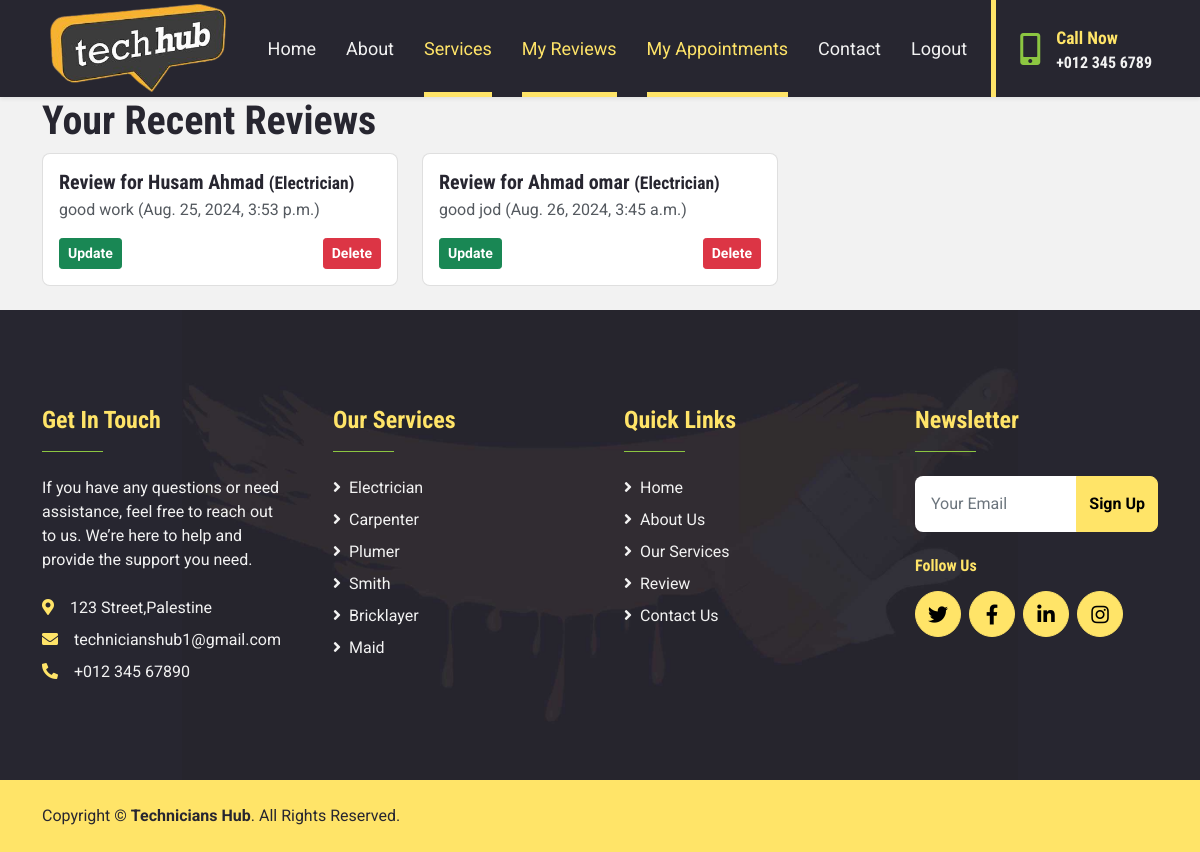
Page /recent_reviews (signed in) on the committed database.
### Technicians_app/models.py (models this page shows, shortened)
class Review(models.Model):
    technician = models.ForeignKey(Technician, related_name= "technician_reviews",  on_delete=models.CASCADE, default=1)
    user = models.ForeignKey(User, related_name= "user_reviews", on_delete=models.CASCADE, default=1)
    content = models.TextField()
    created_at = models.DateTimeField(auto_now_add=True)
    updated_at = models.DateTimeField(auto_now=True)

class Technician(models.Model):
    first_name = models.CharField(max_length=45)
    last_name = models.CharField(max_length=45)
    bio = models.TextField()
    phone_number = models.CharField(max_length=25)
    city = models.CharField(max_length=45)
    age = models.IntegerField()
    image = models.ImageField(upload_to='image/')
    created_at = models.DateField(auto_now_add=True)
    updated_at = models.DateField(auto_now=True)
    users = models.ManyToManyField(User, related_name="technicians",blank=True)
    role=models.ForeignKey(Role,related_name="technicians",on_delete=models.CASCADE , default=1)

class Role(models.Model):
    name = models.CharField(max_length=60)
    created_at = models.DateField(auto_now_add=True)
    updated_at = models.DateField(auto_now=True)

### Technicians_app/views.py (the view)
# urls.py: path('recent_reviews', views.recent_reviews, name='recent_reviews'),
def recent_reviews(request):
    if 'id' in request.session:
        user_id = request.session['id']
        user = models.get_user(user_id)
        user_reviews = models.get_reviews_by_user(user_id)
        return render(request, 'recent_reviews.html', {'user': user, 'user_reviews': user_reviews})
    else:
        return redirect('login')

### Technicians_app/models.py (called while the page is built)
def get_user(user_id):
    user = User.objects.get(id=user_id)
    return user

def get_reviews_by_user(user_id):
    return Review.objects.filter(id=user_id)

### Technicians_app/templates/recent_reviews.html (shortened to what this page needs)
<!DOCTYPE html>
<html lang="en">
<head>
    {% load static%}
    <link href="https://cdnjs.cloudflare.com/ajax/libs/font-awesome/5.15.0/css/all.min.css" rel="stylesheet">
    <link href="https://cdn.jsdelivr.net/npm/bootstrap-icons@1.4.1/font/bootstrap-icons.css" rel="stylesheet">
    <link href="lib/owlcarousel/assets/owl.carousel.min.css" rel="stylesheet">
    <link href="{% static 'css/bootstrap.min.css'%}" rel="stylesheet">
    <link href="{% static 'css/services.css'%}" rel="stylesheet">
</head>
<body class="bg-light">
    <nav class="navbar navbar-expand-lg bg-dark navbar-dark shadow-sm px-5 py-3 py-lg-0">
        <a href="/" class="Header-branding" data-nc-element="branding" data-content-field="site-title">
            <img src="{% static 'image/logo2.PNG' %}" alt="One &amp; Done Remodeling" sizes="200px"
                class="Header-branding-logo" style="display:block; width:180px; height:auto;" loading="lazy"
                decoding="async" data-loader="sqs">
        </a>
        <div class="collapse navbar-collapse" id="navbarCollapse">
            <div class="navbar-nav ms-auto py-0 pe-4 border-end border-5 border-primary">
                <a href="/" class="nav-item nav-link">Home</a>
                <a href="/about_us" class="nav-item nav-link">About</a>
                <a href="/services" class="nav-item nav-link active">Services</a>
                <a href="{% url 'recent_reviews' %}" class="nav-item nav-link active">My Reviews</a>
                <a href="/recent_appointments" class="nav-item nav-link active">My Appointments</a>
                <a href="/contact" class="nav-item nav-link">Contact</a>
                <a href="{% url 'logout_user' %}" class="nav-item nav-link">Logout</a>
            </div>
            <div class="d-none d-lg-flex align-items-center ps-4">
                <i class="fa fa-2x fa-mobile-alt text-secondary me-3"></i>
                <div>
                    <h5 class="text-primary mb-1"><small>Call Now</small></h5>
                    <h6 class="text-light m-0">+012 345 6789</h6>
                </div>
            </div>
        </div>
    </nav>
    <div class="container">
        <h1>Your Recent Reviews</h1>
        <div class="row">
            {% for review in user.user_reviews.all %}
                <div class="col-md-4">
                    <div class="card mb-4">
                        <div class="card-body">
                            <h5 class="card-title">Review for {{ review.technician.first_name }} {{ review.technician.last_name }} <small>({{ review.technician.role.name }})</small></h5>
                            <p class="card-text">{{ review.content }} ({{ review.updated_at }})</p>
                            <div class="d-flex justify-content-between">
                                <a href="{% url 'update_review' review.id %}" class="btn btn-success btn-sm">Update</a>
                                <a href="{% url 'confirm_delete_review' review.id %}" class="btn btn-danger btn-sm">Delete</a>
                            </div>
                        </div>
                    </div>
                </div>
            {% endfor %}
        </div>
    </div>
    <div class="container-fluid bg-dark bg-footer text-light py-5">
        <div class="container py-5">
            <div class="row g-5">
                <div class="col-lg-3 col-md-6">
                    <h4 class="text-primary">Get In Touch</h4>
                    <hr class="w-25 text-secondary mb-4" style="opacity: 1;">
                    <p class="mb-4">If you have any questions or need assistance, feel free to reach out to us. We’re
                        here to help and provide the support you need.</p>
                    <p class="mb-2"><i class="fa fa-map-marker-alt text-primary me-3"></i>123 Street,Palestine</p>
                    <p class="mb-2"><i class="fa fa-envelope text-primary me-3"></i>technicianshub1@gmail.com</p>
                    <p class="mb-0"><i class="fa fa-phone-alt text-primary me-3"></i>+012 345 67890</p>
                </div>
                <div class="col-lg-3 col-md-6">
                    <h4 class="text-primary">Our Services</h4>
                    <hr class="w-25 text-secondary mb-4" style="opacity: 1;">
                    <div class="d-flex flex-column justify-content-start">
                        <a class="text-light mb-2" href="#"><i class="fa fa-angle-right me-2"></i>Electrician</a>
                        <a class="text-light mb-2" href="#"><i class="fa fa-angle-right me-2"></i>Carpenter</a>
                        <a class="text-light mb-2" href="#"><i class="fa fa-angle-right me-2"></i>Plumer</a>
                        <a class="text-light mb-2" href="#"><i class="fa fa-angle-right me-2"></i>Smith</a>
                        <a class="text-light mb-2" href="#"><i class="fa fa-angle-right me-2"></i>Bricklayer</a>
                        <a class="text-light" href="#"><i class="fa fa-angle-right me-2"></i>Maid</a>
                    </div>
                </div>
                <div class="col-lg-3 col-md-6">
                    <h4 class="text-primary">Quick Links</h4>
                    <hr class="w-25 text-secondary mb-4" style="opacity: 1;">
                    <div class="d-flex flex-column justify-content-start">
                        <a class="text-light mb-2" href="#"><i class="fa fa-angle-right me-2"></i>Home</a>
                        <a class="text-light mb-2" href="#"><i class="fa fa-angle-right me-2"></i>About Us</a>
                        <a class="text-light mb-2" href="#"><i class="fa fa-angle-right me-2"></i>Our Services</a>
                        <a class="text-light mb-2" href="#"><i class="fa fa-angle-right me-2"></i>Review</a>
                        <a class="text-light" href="#"><i class="fa fa-angle-right me-2"></i>Contact Us</a>
                    </div>
                </div>
                <div class="col-lg-3 col-md-6">
                    <h4 class="text-primary">Newsletter</h4>
                    <hr class="w-25 text-secondary mb-4" style="opacity: 1;">
                    <form action="">
                        <div class="input-group">
                            <input type="text" class="form-control p-3 border-0" placeholder="Your Email">
                            <button class="btn btn-primary">Sign Up</button>
                        </div>
                    </form>
                    <h6 class="text-primary mt-4 mb-3">Follow Us</h6>
                    <div class="d-flex">
                        <a class="btn btn-lg btn-primary btn-lg-square rounded-circle me-2" href="#"><i
                                class="fab fa-twitter"></i></a>
                        <a class="btn btn-lg btn-primary btn-lg-square rounded-circle me-2" href="#"><i
                                class="fab fa-facebook-f"></i></a>
                        <a class="btn btn-lg btn-primary btn-lg-square rounded-circle me-2" href="#"><i
                                class="fab fa-linkedin-in"></i></a>
                        <a class="btn btn-lg btn-primary btn-lg-square rounded-circle" href="#"><i
                                class="fab fa-instagram"></i></a>
                    </div>
                </div>
            </div>
        </div>
    </div>
    <div class="container-fluid bg-primary text-dark py-4">
        <div class="container">
            <div class="row g-0">
                <div class="col-md-6 text-center text-md-start">
                    <p class="mb-md-0">Copyright &copy; <a class="text-dark fw-bold" href="#">Technicians Hub</a>. All
                        Rights Reserved.</p>
                </div>
            </div>
        </div>
    </div>
</html>

### Technicians_app/static/css/services.css (style rules this page uses)
:root { --primary: #FFE468; --secondary: #8CC641; --light: #F2F2F2; --dark: #272630; }
.btn { font-weight: 700; transition: .5s; }
.btn-lg-square { width: 46px; height: 46px; }
.btn-square, .btn-sm-square, .btn-lg-square { padding-left: 0; padding-right: 0; text-align: center; }
.navbar-dark .navbar-nav .nav-link { position: relative; margin-left: 30px; padding: 35px 0; font-size: 18px; color: var(--light); outline: none; transition: .5s; }
.navbar-dark .navbar-nav .nav-link:hover, .navbar-dark .navbar-nav .nav-link.active { color: var(--primary); }
@media (min-width: 992px) { .navbar-dark .navbar-nav .nav-link::before { position: absolute; content: ""; width: 0; height: 5px; bottom: 0; left: 50%; background: var(--primary); transition: .5s; } }
@media (min-width: 992px) { .navbar-dark .navbar-nav .nav-link:hover::before, .navbar-dark .navbar-nav .nav-link.active::before { width: 100%; left: 0; } }
.bg-footer { background: url(../img/footer.jpg) center center no-repeat; background-size: contain; }

### rows in the picture
Review: technician.first_name "Husam", technician.last_name "Ahmad", technician.role.name "Electrician", content "good work", updated_at "Aug. 25, 2024, 3:53 p.m."
Review: technician.first_name "Ahmad", technician.last_name "omar", technician.role.name "Electrician", content "good jod", updated_at "Aug. 26, 2024, 3:45 a.m."
